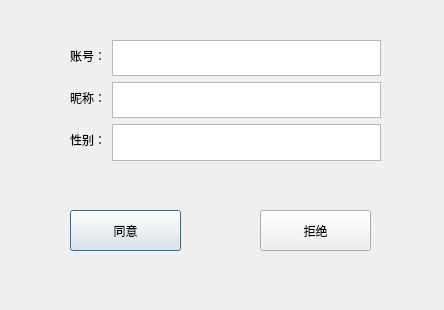
<?xml version="1.0" encoding="UTF-8"?>
<ui version="4.0">
 <class>Dialog</class>
 <widget class="QDialog" name="Dialog">
  <property name="geometry">
   <rect>
    <x>0</x>
    <y>0</y>
    <width>444</width>
    <height>310</height>
   </rect>
  </property>
  <property name="windowTitle">
   <string>Dialog</string>
  </property>
  <widget class="QPushButton" name="pushButton">
   <property name="geometry">
    <rect>
     <x>70</x>
     <y>210</y>
     <width>111</width>
     <height>41</height>
    </rect>
   </property>
   <property name="text">
    <string>同意</string>
   </property>
  </widget>
  <widget class="QWidget" name="formLayoutWidget">
   <property name="geometry">
    <rect>
     <x>70</x>
     <y>40</y>
     <width>311</width>
     <height>121</height>
    </rect>
   </property>
   <layout class="QFormLayout" name="formLayout">
    <item row="0" column="0">
     <widget class="QLabel" name="label">
      <property name="text">
       <string>账号：</string>
      </property>
     </widget>
    </item>
    <item row="1" column="0">
     <widget class="QLabel" name="label_2">
      <property name="text">
       <string>昵称：</string>
      </property>
     </widget>
    </item>
    <item row="2" column="0">
     <widget class="QLabel" name="label_3">
      <property name="text">
       <string>性别：</string>
      </property>
     </widget>
    </item>
    <item row="0" column="1">
     <widget class="QTextBrowser" name="textBrowser"/>
    </item>
    <item row="1" column="1">
     <widget class="QTextBrowser" name="textBrowser_2"/>
    </item>
    <item row="2" column="1">
     <widget class="QTextBrowser" name="textBrowser_3"/>
    </item>
   </layout>
  </widget>
  <widget class="QPushButton" name="pushButton_2">
   <property name="geometry">
    <rect>
     <x>260</x>
     <y>210</y>
     <width>111</width>
     <height>41</height>
    </rect>
   </property>
   <property name="text">
    <string>拒绝</string>
   </property>
  </widget>
 </widget>
 <resources/>
 <connections/>
</ui>
